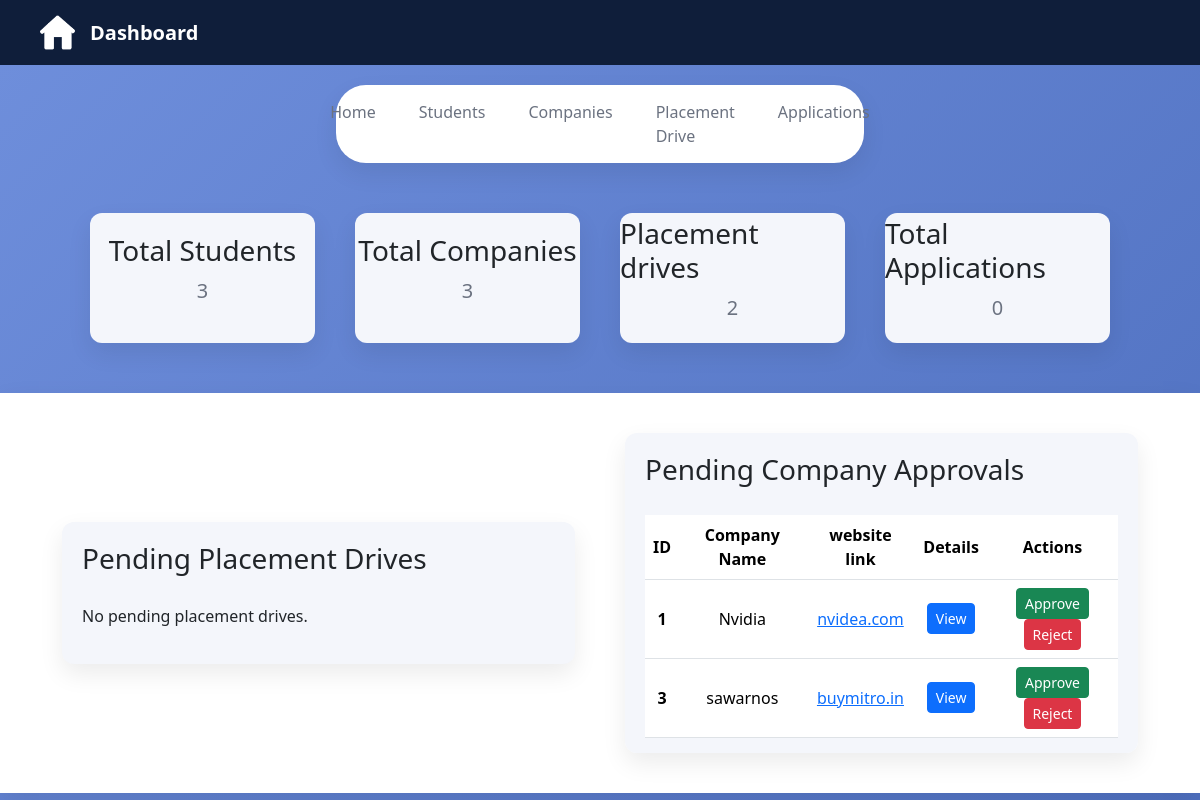
The app's page /admin-dashboard with its own data.
### application/model.py (models this page shows)
class Company(db.Model):
    __tablename__ = "company"
    id = db.Column(db.Integer , primary_key = True)
    user_id = db.Column(db.Integer ,db.ForeignKey('user.id'),nullable = False)
    name = db.Column(db.String(50) , nullable = False)
    hr_contact = db.Column(db.String(150) , nullable = False , unique = True)
    website_link = db.Column(db.String(500) , nullable = False)
    field = db.Column(db.String(50) , nullable = False)
    status = db.Column(db.String(50) , nullable = False , default = "unverified")
    placement_drive = db.relationship('PlacementDrive' , backref = 'company' , cascade = 'all, delete-orphan')

### application/controllers.py (the view)
@app.route('/admin-dashboard')
def admin_dashboard():
    company = Company.query.all()
    unverified_company = Company.query.filter_by(status='unverified').all()
    student = Student.query.all()
    placement_drives = PlacementDrive.query.all()
    applications = Applications.query.all()
    return render_template("/admin/dashboard.html", company=company, student=student, unverified_company=unverified_company, placement_drives=placement_drives, applications=applications)

### templates/admin/dashboard.html (shortened to what this page needs)
<!DOCTYPE html>
<html lang="en">
<head>
    <link href="https://cdn.jsdelivr.net/npm/bootstrap@5.3.8/dist/css/bootstrap.min.css" rel="stylesheet">
    <link rel="stylesheet" href="{{ url_for('static', filename='css/admin.css') }}">
</head>
<body>
    <div class="dashboard-nav">
        <div class="nav-left">
            <img src="/static/images/home-logo.png" alt="home">
            <span>Dashboard</span>
        </div>
    </div>
    <div class="page-tabs">
        <a href="/admin-dashboard" class="active">Home</a>
        <a href="/admin-students">Students</a>
        <a href="/admin-companies">Companies</a>
        <a href="/admin-placement-drives">Placement Drive</a>
        <a href="/admin-applications">Applications</a>
    </div>
    <div class="dashboard-data">
        <div class="box">
            <h3>Total Students</h3>
            <p>{{ student|length }}</p>
        </div>
        <div class="box">
            <h3>Total Companies</h3>
            <p>{{ company|length }}</p>
        </div>
        <div class="box">
            <h3>Placement drives</h3>
            <p>{{ placement_drives|length }}</p>
        </div>
        <div class="box">
            <h3>Total Applications</h3>
            <p>{{ applications|length }}</p>
        </div>
    </div>
    <div class="pending-data">
        <div class="pending-drive">
            <h3>Pending Placement Drives</h3>
            {% if unverified_drives %}
            <table class="table table-hover">
                <thead>
                    <tr>
                        <th scope="col">ID</th>
                        <th scope="col">Job Title</th>
                        <th scope="col">Company</th>
                        <th scope="col">Details</th>
                        <th scope="col">Actions</th>
                    </tr>
                </thead>
                <tbody>
                    {% for drive in unverified_drives %}
                    <tr>
                        <th scope="row">{{ drive.id }}</th>
                        <td>{{ drive.job_title }}</td>
                        <td>{{ drive.company.name }}</td>
                        <td><a href="#" class="btn btn-primary btn-sm">View</a></td>
                        <td>
                            <a href="/admin-approve-placement-drive/{{ drive.id }}" class="btn btn-success btn-sm">Approve</a>
                            <a href="/admin-reject-placement-drive/{{ drive.id }}" class="btn btn-danger btn-sm">Reject</a>
                        </td>
                    </tr>
                    {% endfor %}
                </tbody>
            </table>
            {% else %}
            <p>No pending placement drives.</p>
            {% endif %}
        </div>
        <div class="pending-companies">
            <h3>Pending Company Approvals</h3>
            {% if unverified_company %}
            <table class="table table-hover">
                <thead>
                    <tr>
                        <th scope="col">ID</th>
                        <th scope="col">Company Name</th>
                        <th scope="col">website link</th>
                        <th scope="col">Details</th>
                        <th scope="col">Actions</th>
                    </tr>
                </thead>
                <tbody>
                    {% for company in unverified_company %}
                    <tr>
                        <th scope="row">{{ company.id }}</th>
                        <td>{{ company.name }}</td>
                        <td><a href="{{ company.website_link }}">{{ company.website_link }}</a></td>
                        <td><a href="/admin-company-details/{{ company.id }}" class="btn btn-primary btn-sm">View</a></td>
                        <td>
                            <a href="/company-verified/{{ company.id }}"  class="btn btn-success btn-sm">Approve</a>
                            <a href="/company-rejected/{{ company.id }}" class="btn btn-danger btn-sm">Reject</a>
                        </td>
                    </tr>
                    {% endfor %}
                </tbody>
            </table>
            {% else %}
            <p>No pending company approvals.</p>
            {% endif %}
        </div>
    </div>
</body>
</html>

### static/css/admin.css (style rules this page uses)
:root { --bg-gradient-start: #6f8fdc; --bg-gradient-end: #4e6fbf; --nav-bg: #0f1e3a; --nav-text: #ffffff; --nav-active: #3b82f6; --card-bg: #f4f6fb; --card-white: #ffffff; --card-border: #e5e9f2; --text-primary: #1f2937; --text-secondary: #6b7280; --shadow-soft: 0 10px 25px rgba(0, 0, 0, 0.08); }
* { margin: 0; padding: 0; box-sizing: border-box; font-family: "Segoe UI", sans-serif; }
body { background: linear-gradient(135deg, var(--bg-gradient-start), var(--bg-gradient-end)); min-height: 100vh; }
.dashboard-nav { background-color: var(--nav-bg); padding: 15px 40px; }
.nav-left { display: flex; align-items: center; gap: 15px; }
.nav-left img { width: 35px; height: 35px; }
.nav-left span { color: var(--nav-text); font-size: 20px; font-weight: 630; }
.page-tabs { background: var(--card-white); margin: 20px auto; width: 44%; border-radius: 30px; padding: 15px 30px; display: flex; justify-content: center; gap: 43px; box-shadow: var(--shadow-soft); }
.page-tabs a { text-decoration: none; color: var(--text-secondary); font-weight: 500; }
.dashboard-data { width: 90%; margin: 20px auto; border-radius: 15px; padding: 30px; display: flex; align-items: center; justify-content: center; gap: 40px; }
.box { background-color: var(--card-bg); width: 100%; height: 130px; border-radius: 12px; display: flex; flex-direction: column; align-items: center; justify-content: center; box-shadow: var(--shadow-soft); }
.box p { color: var(--text-secondary); font-size: 20px; font-weight: 500; }
.pending-data { background-color: var(--card-white); width: 100%; height: 50vh; display: flex; gap: 50px; align-items: center; justify-content: center; box-shadow: var(--shadow-soft); padding: 30px; }
.pending-drive { width: 45%; height: auto; display: flex; flex-direction: column; gap: 20px; padding: 20px; background-color: var(--card-bg); border-radius: 12px; box-shadow: var(--shadow-soft); }
.pending-companies { width: 45%; height: auto; display: flex; flex-direction: column; gap: 20px; padding: 20px; background-color: var(--card-bg); border-radius: 12px; box-shadow: var(--shadow-soft); }
.table th, .table td { text-align: center; vertical-align: middle; }
.pending-drive, .pending-companies { max-height: 40vh; overflow-y: auto; }
.table { margin-bottom: 0; }
.table thead th { position: sticky; background-color: var(--card-white); }

### records on screen
Company: id "1", name "Nvidia", website_link "nvidea.com"
Company: id "3", name "sawarnos", website_link "buymitro.in"

### other values on screen
{{ student|length }} "3"
{{ company|length }} "3"
{{ placement_drives|length }} "2"
{{ applications|length }} "0"
